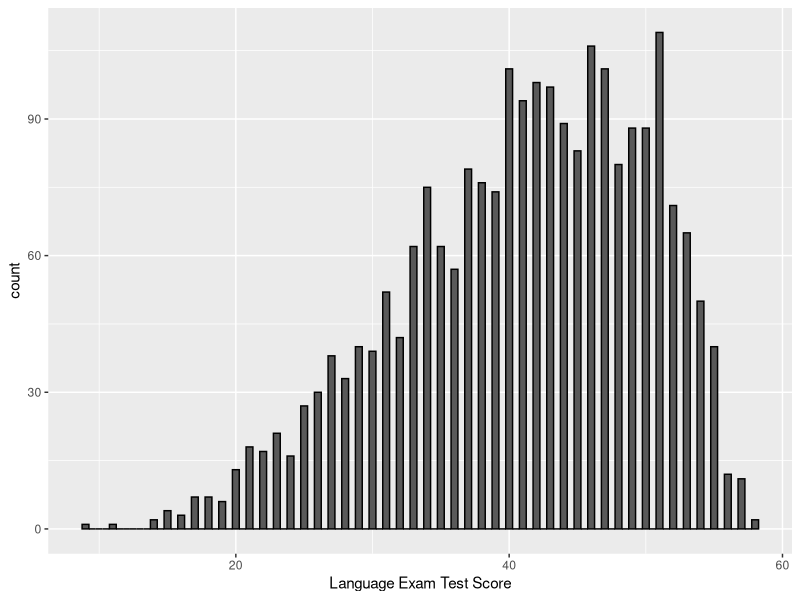
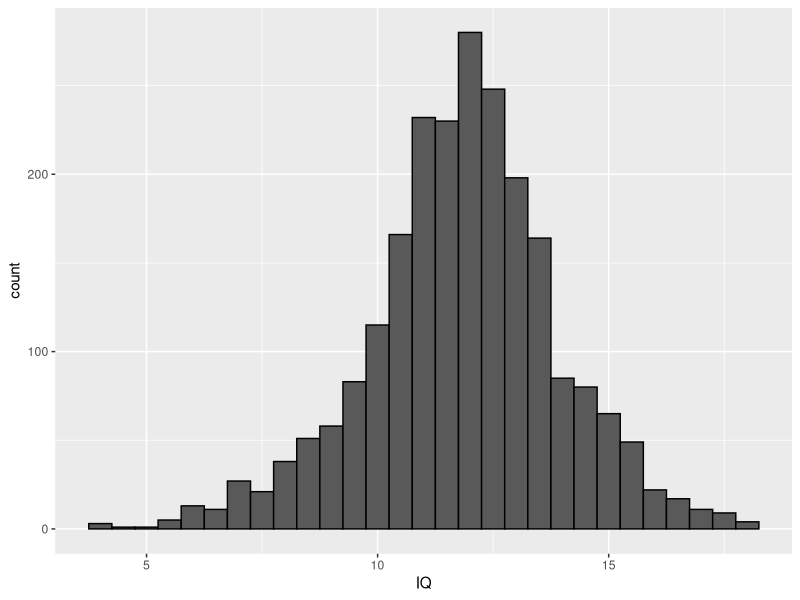
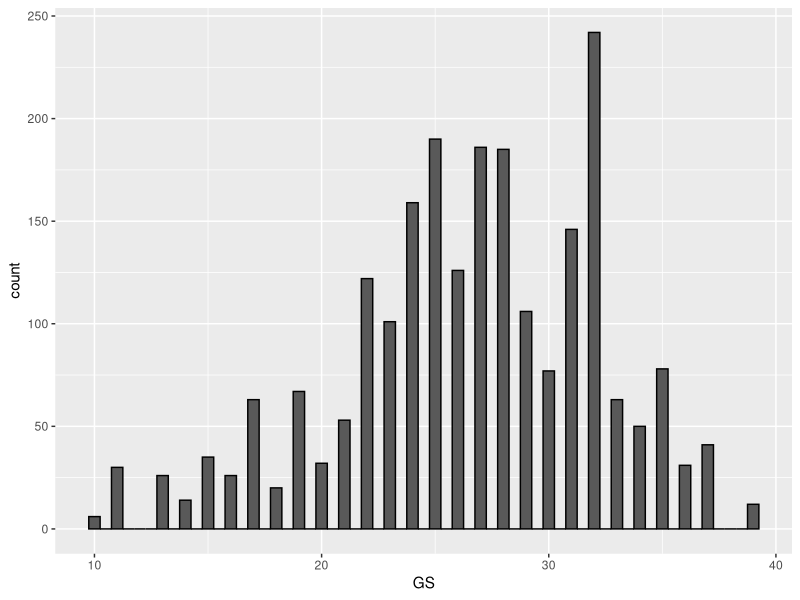
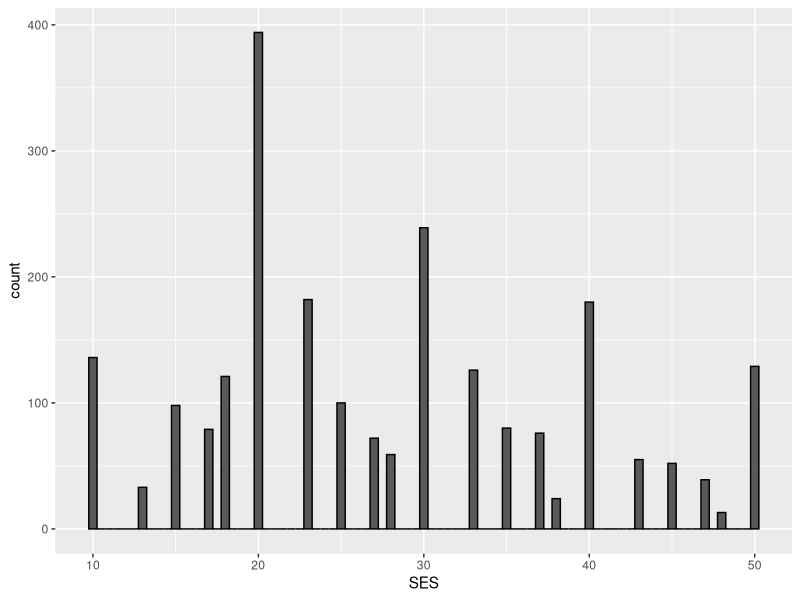
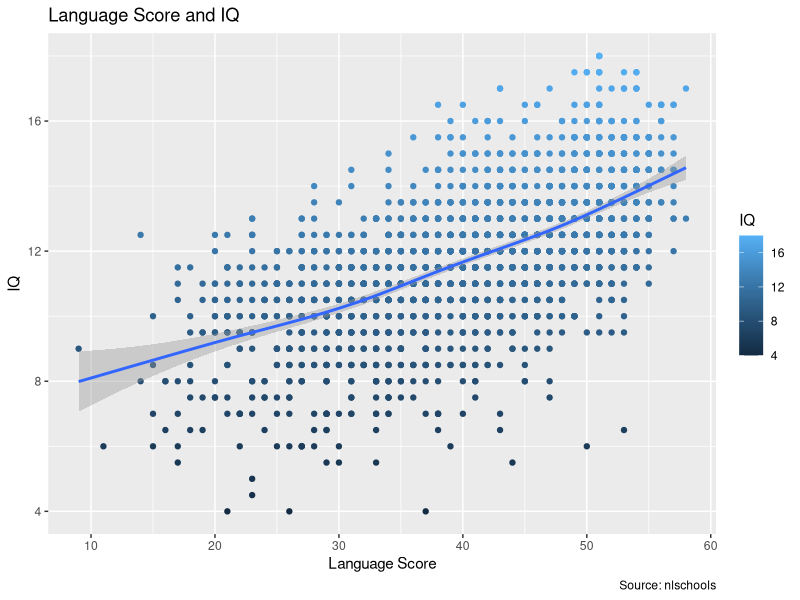
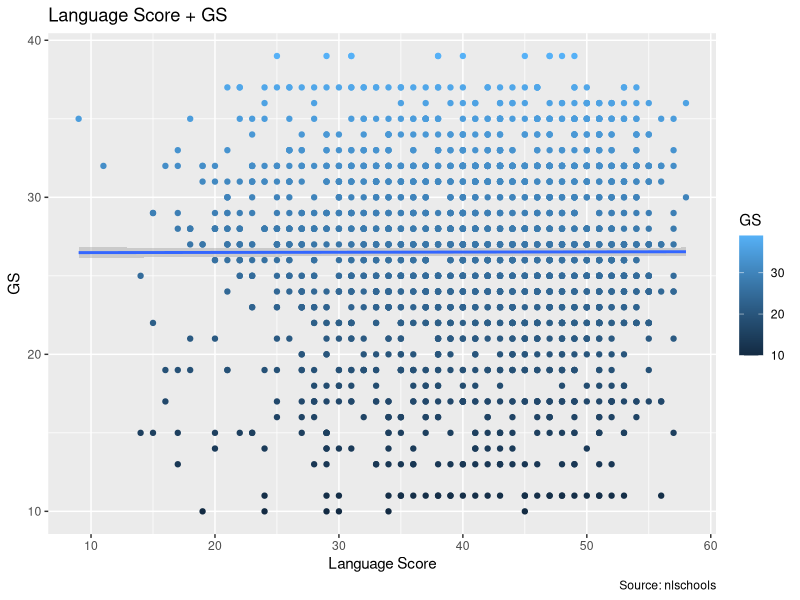
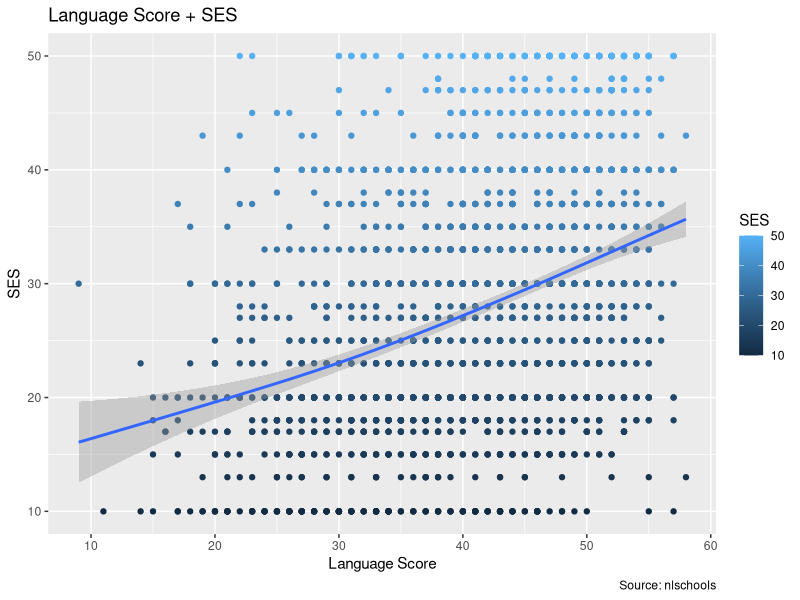
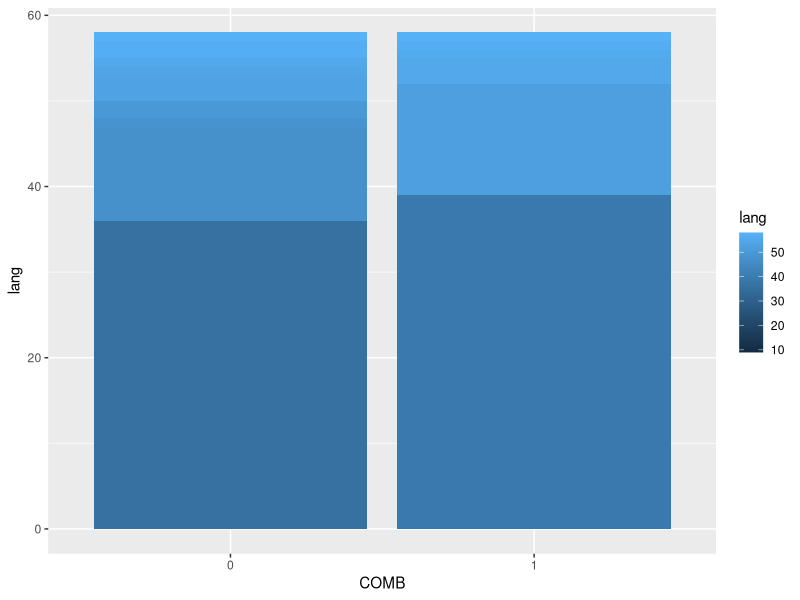

Reproduce these figures in R, in order.
## ---- chunk 1
library("MASS")
library(ggplot2)
library(dplyr)
library(reshape2)
data <- nlschools

#Count the number of rows in the dataset
total.rows <- count(data)

# Average Language Exam
avg.lang <- mean(data$lang)

# Standard Deviation in the Language Exam
sd.lang <- sd(data$lang)

## ---- chunk 2
# Dataset Summary
summary(nlschools)


# Summary
# summary <- data %>%
#     group_by(class, GS, COMB) %>%
#     summarise(avg.lang = mean(lang), avg.iq = mean(IQ), avg.ses = mean(SES))
# print(as_tibble(summary), n=133)
# # 
# Average Language Exam per class
# avg.class.lang <- data %>%
#     group_by(COMB) %>%
#     summarise(avg.lang = mean(lang), avg.iq = mean(IQ), avg.ses = mean(SES))
# print(as_tibble(avg.class.lang), n=100)
## ---- chunk 3
# Discrepancies by Class
class.disc <- data %>%
    group_by(class, GS) %>%
    summarise(avg.IQ = mean(IQ), sd.IQ = sd(IQ), avg.SES = mean(SES), sd.ses = sd(SES), avg.lang = mean(lang), sd.lang = sd(lang))

# Class with the highest number of students
head(select(
  as_tibble(class.disc %>% 
    arrange(desc(GS))), class, GS, avg.lang, sd.lang), n=5)

# Class with the lowest number of students
tail(as_tibble(class.disc %>%
    arrange(desc(GS))), n=5)

# Class with the highest IQ Average
print(as_tibble(class.disc %>%
    arrange(desc(avg.IQ))), n=5)

# Class with the lowest IQ Average
tail(as_tibble(class.disc %>%
    arrange(desc(avg.IQ))), n=5)

# Class with the highest SES Average
print(as_tibble(class.disc %>%
    arrange(desc(avg.SES))), n=5)

# Class with the lowest SES Average
tail(as_tibble(class.disc %>%
    arrange(desc(avg.SES))), n=5)

# Class with the highest Language Score Average
print(as_tibble(class.disc %>%
    arrange(desc(avg.lang))), n=5)

# Class with the lowest Language Score Average
tail(as_tibble(class.disc %>%
    arrange(desc(avg.lang))), n=5)
## ---- chunk 4
# Class name and Average IQ
# class.iq <- ggplot(aes(x = class, y = IQ), data = nlschools)
q <- c(.25, .5, .75, 1)

ggplot(nlschools, aes(x = lang)) +
  geom_histogram(col = "black", binwidth=.5) +
  labs(x = "Language Exam Test Score")

ggplot(nlschools, aes(x = IQ)) +
  geom_histogram(col = "black", binwidth=.5) +
  labs(x = "IQ")

ggplot(nlschools, aes(x = GS)) +
  geom_histogram(col = "black", binwidth=.5) +
  labs(x = "GS")

ggplot(nlschools, aes(x = SES)) +
  geom_histogram(col = "black", binwidth=.5) +
  labs(x = "SES")

## ---- chunk 5
# language score and verbal IQ
#class.ses <- ggplot(aes(x = class, y = SES), data = nlschools)
#class.ses + 
#  stat_summary(fun = "mean", geom = "bar") +
#    labs(
#       x="class",
#       y="SES",
#       title="Average Student SES by Class", 
#       caption="Source: nlschools")

## ---- chunk 6
data <- nlschools

# language score, verbal IQ by class
p1 <- ggplot(data, mapping = aes(x = lang , y = IQ, colour = IQ))

p1 + 
  geom_point(aes()) +
  geom_smooth(show.legend = TRUE, method = 'gam') +
    labs( x="Language Score",
       y="IQ",
       title="Language Score and IQ", 
       caption="Source: nlschools")

# language score, verbal IQ by COMB
p2 <- ggplot(data, mapping = aes(x = lang , y = GS, colour = GS))
p2 + 
  geom_point(aes()) +
  geom_smooth(show.legend = TRUE, method = 'gam') +
  # stat_qq() +
  # stat_qq_line() +
    labs( x="Language Score",
       y="GS",
       title="Language Score + GS", 
       caption="Source: nlschools")


# language score, SES
p3 <- ggplot(data, mapping = aes(x = lang , y = SES, colour = SES))
p3 + 
  geom_point(aes()) +
  geom_smooth() +
  # stat_qq() +
  # stat_qq_line() +
    labs( x="Language Score",
       y="SES",
       title="Language Score + SES", 
       caption="Source: nlschools")

# language score, verbal IQ by COMB
# p3 <- ggplot(data, mapping = aes(fill=lang, x = lang , y = COMB, colour = COMB))
# p3 + 
#   geom_point(aes()) +
#   geom_smooth() +
#     labs( x="Language Score",
#        y="COMB",
#        title="Language Score + COMB", 
#        caption="Source: nlschools")

#Average language exam test score by COMB
ggplot(aes(fill=lang, x = COMB, y = lang), data = data) + 
  geom_bar(position="dodge", stat="identity")
    
ggplot(aes(fill=lang, x = COMB, y = lang), data = data) + 
  stat_summary(fun = "mean", geom = "bar")

sd.class.lang <- data %>%
    group_by(COMB) %>%
    dplyr::summarise(avg.IQ = mean(IQ), sd.IQ = sd(IQ), avg.SES = mean(SES), sd.ses = sd(SES), avg.lang = mean(lang), sd.lang = sd(lang), count.lang = length(lang))
sd.class.lang  

# sd.class.lang <- data %>%
#     group_by(class, GS) %>%
#     summarise(avg.IQ = mean(IQ), sd.IQ = sd(IQ), avg.SES = mean(SES), sd.ses = sd(SES), avg.lang = mean(lang), sd.lang = sd(lang))

